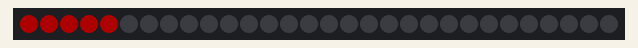
Recording of a sketch running on a simulated Arduino Uno, built with avr-gcc and run on an emulated ATmega328P. Parts: 30 RGB LEDs in strip order, left to right. Dim RGB values are drawn brighter than linear.

Above: at 0.45 s.
At 1.67 s:
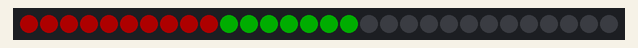
At 2.28 s:
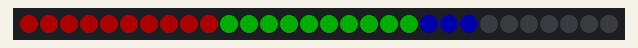
At 3.0 s:
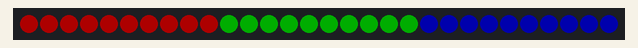
At 4.4 s:
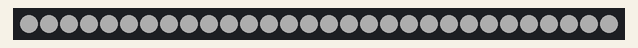
At 5.8 s:
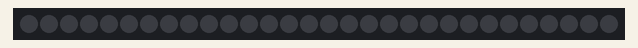

Measured:
- by itself, everything shown: repeats every 6.7 s, in 36 steps

The sketch:

RGB-light.ino
```cpp
#define PIN 5        // пин DI
#define NUM_LEDS 30   // число диодов
#include "Adafruit_NeoPixel.h"
Adafruit_NeoPixel strip = Adafruit_NeoPixel(NUM_LEDS, PIN, NEO_GRB + NEO_KHZ800);
void setup() {
  strip.begin();
  strip.setBrightness(50);    // яркость, от 0 до 255
  strip.clear();                          // очистить
  strip.show();                           // отправить на ленту
}
void loop() {
  // заливаем трёмя цветами плавно
  for (int i = 0; i < NUM_LEDS / 3; i++ ) {   // от 0 до первой трети
    strip.setPixelColor(i, 0xff0000);     // залить красным
    strip.show();                         // отправить на ленту
    delay(100);
  }
  for (int i = NUM_LEDS / 3; i < NUM_LEDS * 2 / 3; i++ ) {   // от 1/3 до 2/3
    strip.setPixelColor(i, 0x00ff00);     // залить зелёным
    strip.show();                         // отправить на ленту
    delay(100);
  }
  for (int i = NUM_LEDS * 2 / 3; i < NUM_LEDS; i++ ) {   // от 2/3 до конца
    strip.setPixelColor(i, 0x0000ff);     // залить синим
    strip.show();                         // отправить на ленту
    delay(100);
  }
  delay(1000);
  // заливаем белым
  for (int i = 0; i < NUM_LEDS; i++ ) {   // всю ленту
    strip.setPixelColor(i, 0xffffff);     // залить белым
    strip.show();                         // отправить на ленту
    delay(10);
  }
  delay(1000);
  // заливаем чёрным
  for (int i = 0; i < NUM_LEDS; i++ ) {   // всю ленту
    strip.setPixelColor(i, 0x000000);     // залить чёрным
    strip.show();                         // отправить на ленту
    delay(10);
  }
  delay(1000);
}
```
